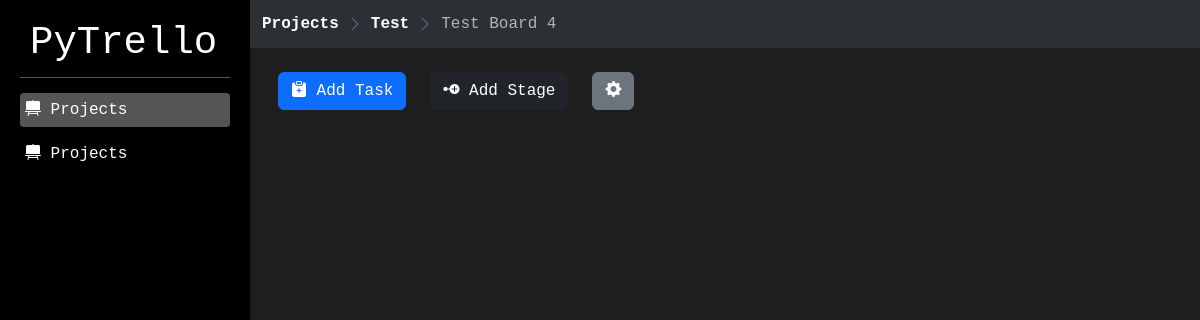
/view/board/4, run on an earlier commit of the app's database.
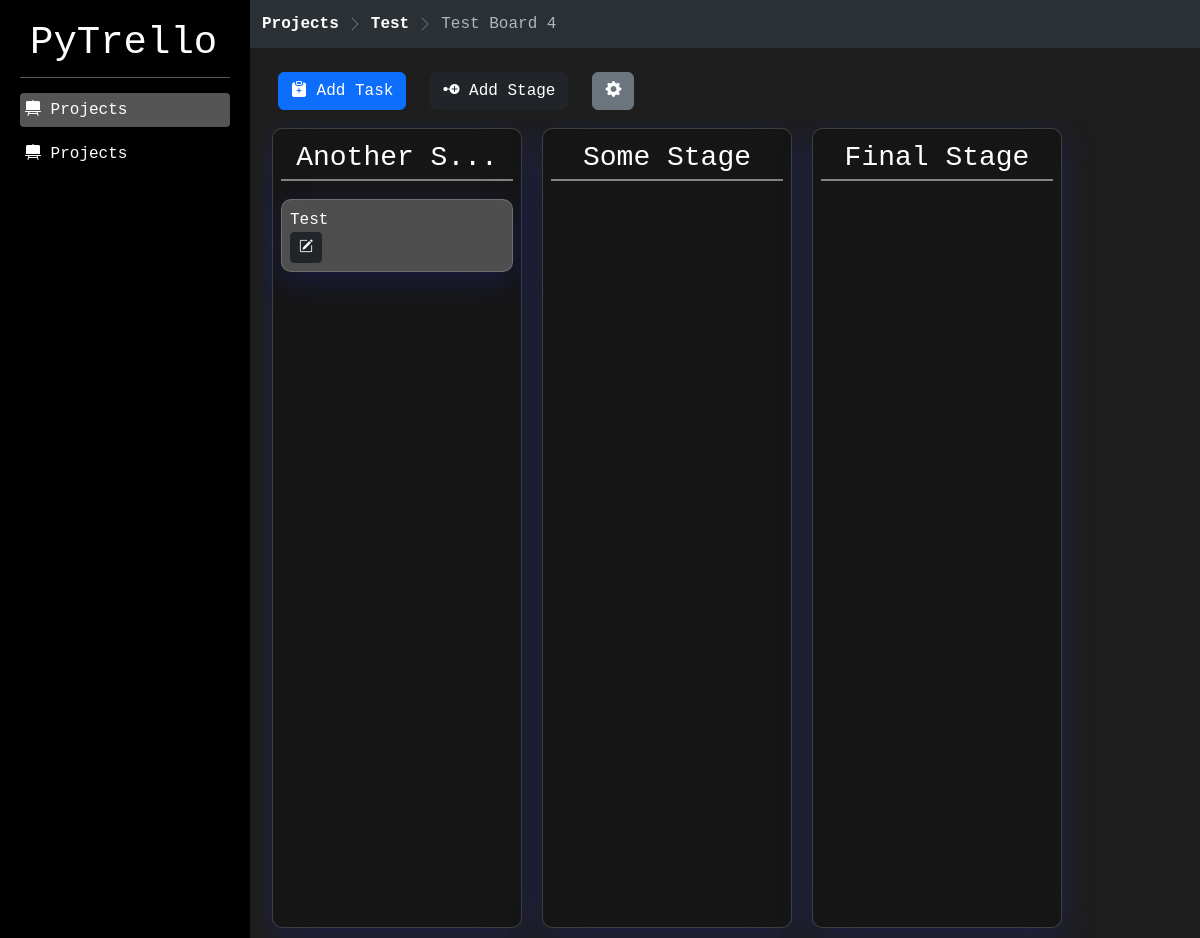
And on a later commit of the database.
### project/models.py (models this page shows, shortened)
class Project(models.Model):
    name = models.CharField(max_length=500)
    description = models.TextField(null=True, blank=True)
    image = models.ImageField(upload_to='projects/', null=True, blank=True)
    start_date = models.DateField(auto_now_add=True)
    end_date = models.DateField(null=True, blank=True)
    colour = models.CharField(max_length=10, null=True, blank=True, default="#1e1e1e")
    text_colour = models.CharField(max_length=10, null=True, blank=True, default="#ffffff")

class Board(models.Model):
    name = models.CharField(max_length=200)
    description = models.TextField(null=True, blank=True)
    image = models.ImageField(upload_to='boards/', null=True, blank=True)
    project = models.ForeignKey(Project, related_name="project_boards_set", on_delete=models.CASCADE)
    board_group = models.ForeignKey(BoardGroup, related_name="group_boards_set", on_delete=models.CASCADE, null=True, blank=True)
    total_stages = models.IntegerField(default=0, null=True)
    colour = models.CharField(max_length=10, null=True, blank=True, default="#1e1e1e")
    text_colour = models.CharField(max_length=10, null=True, blank=True, default="#ffffff")

class Stage(models.Model):
    name = models.CharField(max_length=200)
    description = models.TextField(null=True, blank=True)
    project = models.ForeignKey(Project, on_delete=models.CASCADE)
    board_group = models.ForeignKey(BoardGroup, on_delete=models.CASCADE, null=True, blank=True)
    board = models.ForeignKey(Board, on_delete=models.CASCADE)
    order = models.IntegerField(default=0)

class Task(models.Model):
    name = models.CharField(max_length=200)
    description = models.TextField(null=True, blank=True)
    start_date = models.DateField(auto_now_add=True)
    end_date = models.DateField(null=True, blank=True)
    project = models.ForeignKey(Project, on_delete=models.CASCADE)
    board_group = models.ForeignKey(BoardGroup, on_delete=models.CASCADE, null=True, blank=True)
    board = models.ForeignKey(Board, on_delete=models.CASCADE)
    stage = models.ForeignKey(Stage, on_delete=models.CASCADE)

### project/views.py (the view)
# urls.py: path('view/board/<int:id>', views.board_view, name='board_view'),
def board_view(request, id: int):
    board = Board.objects.get(pk=id)
    stages = board.stage_set.all().order_by("order")
    context = {
        "board": board,
        "bread_crumbs": ["Projects", board.project.name, board.name],
        "last_crumb": board.name,
        "active_menu": "menu-projects",
        "stages": stages,
    }
    if board.image:
        context['background_image'] = board.image.url
    return render(request, 'project/board_view.html', context)

### project/templates/project/board_view.html (shortened to what this page needs)
{% extends "base_template.html" %}
{% block content %}
<div class="row mt-4 mx-1">
    <div class="col-auto">
        <a href="{% url 'add_task' board.id %}" class="btn btn-primary"><i class="bi bi-clipboard-plus-fill"></i> Add Task</a>
    </div>
    <div class="col-auto">
        <a href="{% url 'add_stage' board.id %}" class="btn btn-dark"><i class="bi bi-node-plus-fill"></i> Add Stage</a>
    </div>
    <div class="col-auto">
        <div class="dropdown">
            <button
              class="btn btn-secondary"
              type="button"
              data-bs-toggle="dropdown"
              aria-expanded="false"
            >
                <i class="bi bi-gear-fill"></i>
            </button>
        </div>
    </div>
</div>
<div class="kanban-board mt-2" id="kanban-board">
    {% for stage in stages %}
        <div class="column" id="stage-{{stage.id}}" ondrop="drop(event)" ondragover="allowDrop(event)">
            <a class="stage-head" href="#">{% if stage.name|length <= 12 %}{{stage.name}}{% else %}{{stage.name|slice:":9"}}...{% endif %}</a>
            {% for task in stage.task_set.all %}
            <div class="task" draggable="true" id="task-{{task.id}}" ondragstart="this.classList.add('is-dragging');drag(event);">
                <div>{{task.name}}</div>
                <a class="btn btn-sm btn-dark" href="{% url 'edit_task' task.id %}"><i class="bi bi-pencil-square"></i></a>
            </div>
            {% endfor %}
        </div>
    {% endfor %}
</div>
{% endblock content %}

### templates/breadcrumb.html
<ol class="breadcrumb breadcrumb-chevron mb-2 mt-2 bg-body-tertiary rounded-3 sticky-top">
    {% for crumb in bread_crumbs %}
        {% if crumb != last_crumb %}
            <li class="breadcrumb-item">
                <a class="link-body-emphasis fw-semibold text-decoration-none" href="#">{{ crumb }}
                </a>
            </li>
        {% else %}
            <li class="breadcrumb-item active" aria-current="page">
                {{ crumb }}
            </li>
        {% endif %}
    {% endfor %}
</ol>

What changed in the data, as far as the page shows it:
added Stage: name "Another S"
added Task: name "Test"
added Stage: name "Some Stage"
added Stage: name "Final Stage"
